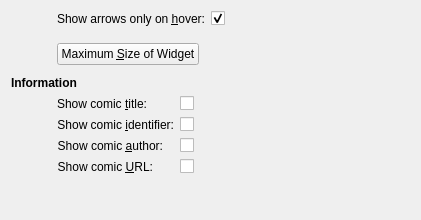
<?xml version="1.0" encoding="UTF-8"?>
<ui version="4.0">
 <class>AppearanceSettings</class>
 <widget class="QWidget" name="AppearanceSettings">
  <property name="geometry">
   <rect>
    <x>0</x>
    <y>0</y>
    <width>421</width>
    <height>220</height>
   </rect>
  </property>
  <property name="minimumSize">
   <size>
    <width>0</width>
    <height>0</height>
   </size>
  </property>
  <property name="styleSheet">
   <string notr="true"/>
  </property>
  <layout class="QGridLayout" name="gridLayout">
   <item row="0" column="1">
    <layout class="QFormLayout" name="formLayout_2">
     <property name="sizeConstraint">
      <enum>QLayout::SetDefaultConstraint</enum>
     </property>
     <property name="fieldGrowthPolicy">
      <enum>QFormLayout::ExpandingFieldsGrow</enum>
     </property>
     <item row="0" column="0">
      <widget class="QLabel" name="label">
       <property name="text">
        <string>Show arrows only on &amp;hover:</string>
       </property>
       <property name="alignment">
        <set>Qt::AlignRight|Qt::AlignTrailing|Qt::AlignVCenter</set>
       </property>
       <property name="buddy">
        <cstring>checkBox_arrows</cstring>
       </property>
      </widget>
     </item>
     <item row="0" column="1">
      <widget class="QCheckBox" name="checkBox_arrows">
       <property name="text">
        <string/>
       </property>
       <property name="checked">
        <bool>true</bool>
       </property>
      </widget>
     </item>
     <item row="2" column="0">
      <widget class="QPushButton" name="pushButton_Size">
       <property name="text">
        <string>Maximum &amp;Size of Widget</string>
       </property>
      </widget>
     </item>
     <item row="1" column="0">
      <spacer name="verticalSpacer_2">
       <property name="orientation">
        <enum>Qt::Vertical</enum>
       </property>
       <property name="sizeType">
        <enum>QSizePolicy::Fixed</enum>
       </property>
       <property name="sizeHint" stdset="0">
        <size>
         <width>20</width>
         <height>5</height>
        </size>
       </property>
      </spacer>
     </item>
    </layout>
   </item>
   <item row="0" column="2">
    <spacer name="horizontalSpacer_2">
     <property name="orientation">
      <enum>Qt::Horizontal</enum>
     </property>
     <property name="sizeHint" stdset="0">
      <size>
       <width>40</width>
       <height>20</height>
      </size>
     </property>
    </spacer>
   </item>
   <item row="1" column="0">
    <spacer name="verticalSpacer_4">
     <property name="orientation">
      <enum>Qt::Vertical</enum>
     </property>
     <property name="sizeType">
      <enum>QSizePolicy::Fixed</enum>
     </property>
     <property name="sizeHint" stdset="0">
      <size>
       <width>40</width>
       <height>5</height>
      </size>
     </property>
    </spacer>
   </item>
   <item row="2" column="0" colspan="2">
    <widget class="QLabel" name="label_3">
     <property name="font">
      <font>
       <weight>75</weight>
       <bold>true</bold>
      </font>
     </property>
     <property name="text">
      <string>Information</string>
     </property>
     <property name="alignment">
      <set>Qt::AlignLeading|Qt::AlignLeft|Qt::AlignVCenter</set>
     </property>
    </widget>
   </item>
   <item row="3" column="1">
    <layout class="QFormLayout" name="formLayout">
     <property name="fieldGrowthPolicy">
      <enum>QFormLayout::ExpandingFieldsGrow</enum>
     </property>
     <item row="0" column="0">
      <widget class="QLabel" name="label_5">
       <property name="text">
        <string>Show comic &amp;title:</string>
       </property>
       <property name="alignment">
        <set>Qt::AlignRight|Qt::AlignTrailing|Qt::AlignVCenter</set>
       </property>
       <property name="buddy">
        <cstring>checkBox_title</cstring>
       </property>
      </widget>
     </item>
     <item row="0" column="1">
      <widget class="QCheckBox" name="checkBox_title">
       <property name="text">
        <string/>
       </property>
       <property name="checked">
        <bool>false</bool>
       </property>
      </widget>
     </item>
     <item row="1" column="0">
      <widget class="QLabel" name="label_6">
       <property name="text">
        <string>Show comic &amp;identifier:</string>
       </property>
       <property name="alignment">
        <set>Qt::AlignRight|Qt::AlignTrailing|Qt::AlignVCenter</set>
       </property>
       <property name="buddy">
        <cstring>checkBox_identifier</cstring>
       </property>
      </widget>
     </item>
     <item row="1" column="1">
      <widget class="QCheckBox" name="checkBox_identifier">
       <property name="text">
        <string/>
       </property>
       <property name="checked">
        <bool>false</bool>
       </property>
      </widget>
     </item>
     <item row="2" column="0">
      <widget class="QLabel" name="label_7">
       <property name="text">
        <string>Show comic &amp;author:</string>
       </property>
       <property name="alignment">
        <set>Qt::AlignRight|Qt::AlignTrailing|Qt::AlignVCenter</set>
       </property>
       <property name="buddy">
        <cstring>checkBox_author</cstring>
       </property>
      </widget>
     </item>
     <item row="2" column="1">
      <widget class="QCheckBox" name="checkBox_author">
       <property name="text">
        <string/>
       </property>
       <property name="checked">
        <bool>false</bool>
       </property>
      </widget>
     </item>
     <item row="3" column="0">
      <widget class="QLabel" name="label_8">
       <property name="text">
        <string>Show comic &amp;URL:</string>
       </property>
       <property name="alignment">
        <set>Qt::AlignRight|Qt::AlignTrailing|Qt::AlignVCenter</set>
       </property>
       <property name="buddy">
        <cstring>checkBox_url</cstring>
       </property>
      </widget>
     </item>
     <item row="3" column="1">
      <widget class="QCheckBox" name="checkBox_url">
       <property name="text">
        <string/>
       </property>
       <property name="checked">
        <bool>false</bool>
       </property>
      </widget>
     </item>
    </layout>
   </item>
   <item row="4" column="1">
    <spacer name="verticalSpacer">
     <property name="orientation">
      <enum>Qt::Vertical</enum>
     </property>
     <property name="sizeHint" stdset="0">
      <size>
       <width>20</width>
       <height>40</height>
      </size>
     </property>
    </spacer>
   </item>
  </layout>
 </widget>
 <tabstops>
  <tabstop>checkBox_arrows</tabstop>
  <tabstop>pushButton_Size</tabstop>
  <tabstop>checkBox_title</tabstop>
  <tabstop>checkBox_identifier</tabstop>
  <tabstop>checkBox_author</tabstop>
  <tabstop>checkBox_url</tabstop>
 </tabstops>
 <resources/>
 <connections/>
</ui>
